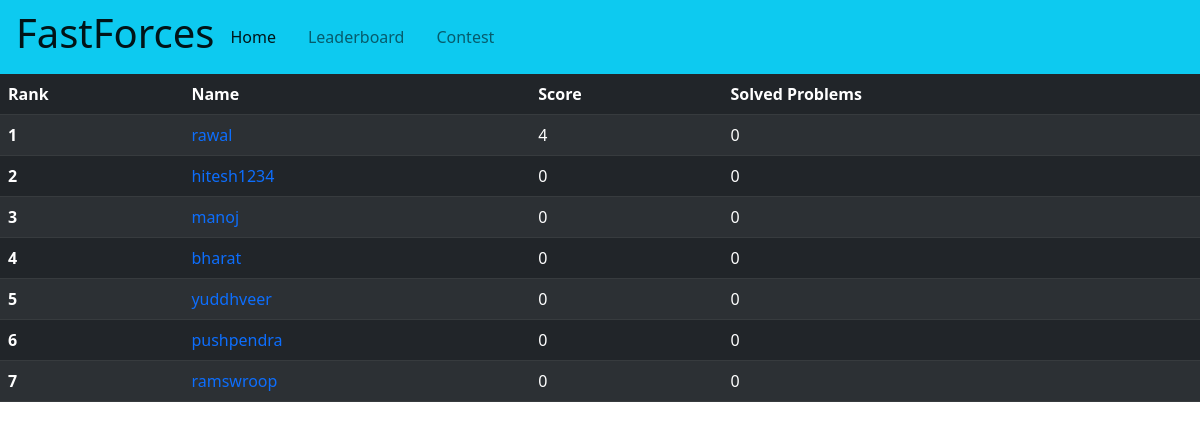
Page /leaderboard/ on the committed database.
### user/models.py (models this page shows, shortened)
class UserDetail(models.Model):
    problems_solved = models.IntegerField(default=0)
    score=models.IntegerField(default=0)
    user=models.OneToOneField(User,on_delete=models.CASCADE)

### user/views.py (the view)
# urls.py: path('leaderboard/',user_views.leaderboard , name='leaderboard'),
def leaderboard(request):
    user = UserDetail.objects.all().order_by('-score')
    return render(request,'user/leaderboard.html',{'user':user})

### user/templates/user/leaderboard.html
{% extends "user/base.html" %}
{% block content %}
<table class="table table-dark table-striped">
    <thead>
      <tr>
        <th scope="col">Rank</th>
        <th scope="col">Name</th>
        <th scope="col">Score</th>
        <th scope="col">Solved Problems</th>
      </tr>
    </thead>
    <tbody>
        {% for item in user %}
          <tr>
            <th scope="row">{{ forloop.counter }}</th>
            <td><a href="{% url 'profile' item.user.username %}">{{ item.user.username }} </a></td>
            <td>{{ item.score }}</td>
            <td>{{ item.problems_solved }}</td>
          </tr>
        {% endfor %}
    </tbody>
  </table>
{% endblock %}

### user/templates/user/base.html (style rules this page uses)
a { text-decoration: none; }

### rows in the picture
UserDetail: user.username "rawal", score "4", problems_solved "0"
UserDetail: user.username "hitesh1234", score "0", problems_solved "0"
UserDetail: user.username "manoj", score "0", problems_solved "0"
UserDetail: user.username "bharat", score "0", problems_solved "0"
UserDetail: user.username "yuddhveer", score "0", problems_solved "0"
UserDetail: user.username "pushpendra", score "0", problems_solved "0"
UserDetail: user.username "ramswroop", score "0", problems_solved "0"
